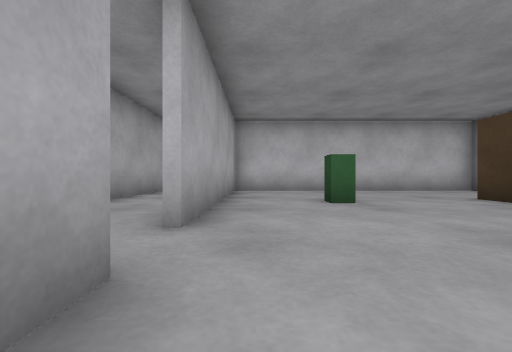
[1] (above)

21 first-person views from a walk through a robot-simulator world made for Gazebo. The camera is 0.5 m above the floor, looks level and sees 90° across. The lines on the ground mark 1 m squares. The floor is counted in squares, 1 m on a side. Each view is taken from the middle of a square. On the plan, view 1 faces up. The plan holds only what a view shows up to about 9 squares ahead; the rest is blank. The place goes on beyond the plan.

[2]
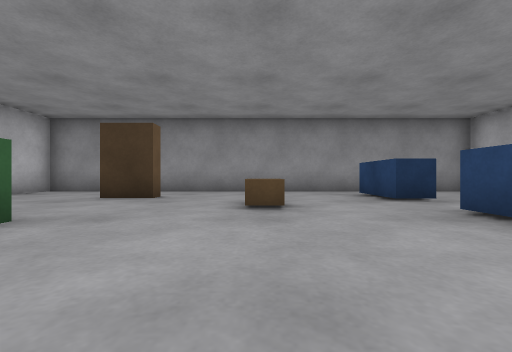

[3]
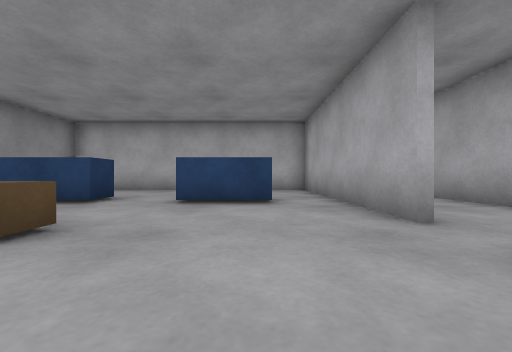

[4]
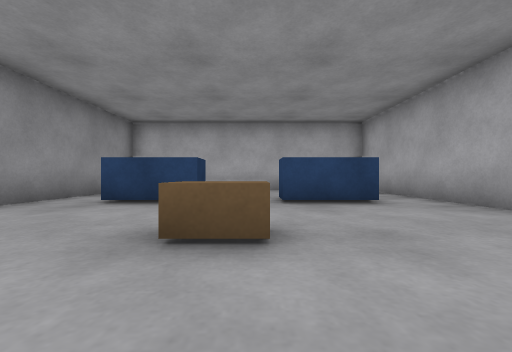

[5]
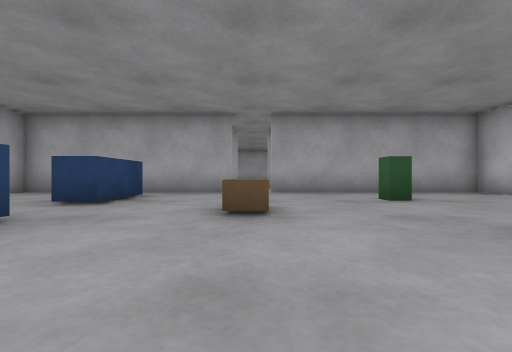

[6]
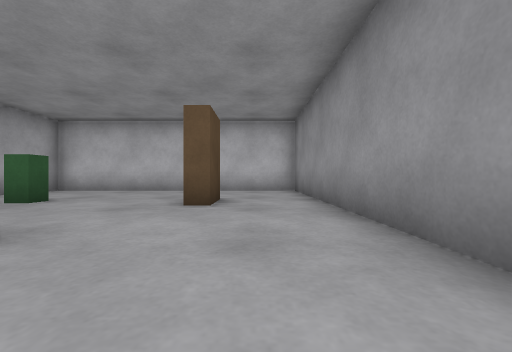

[7]
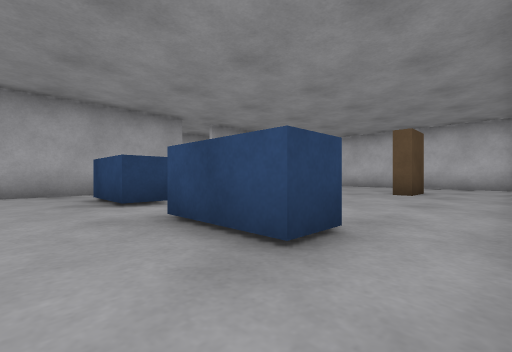

[8]
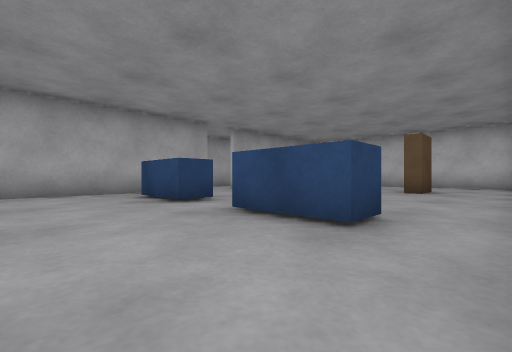

[9]
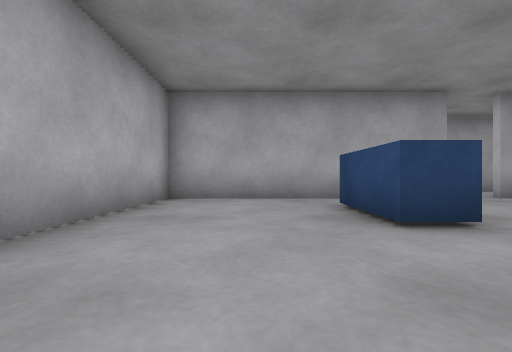

[10]
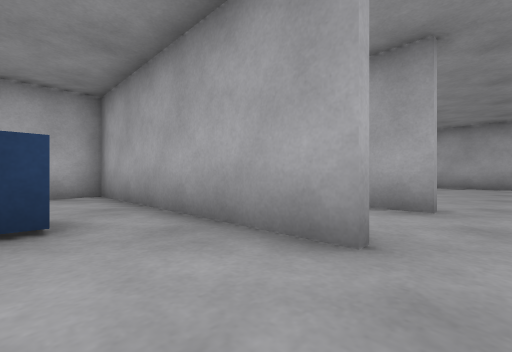

[11]
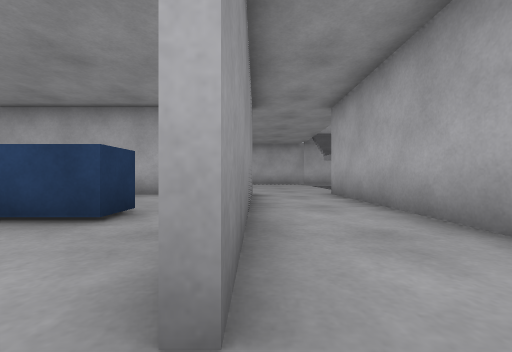

[12]
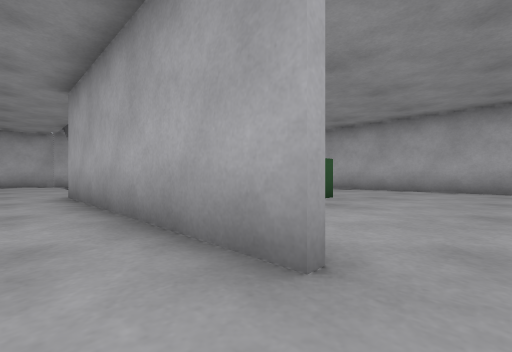

[13]
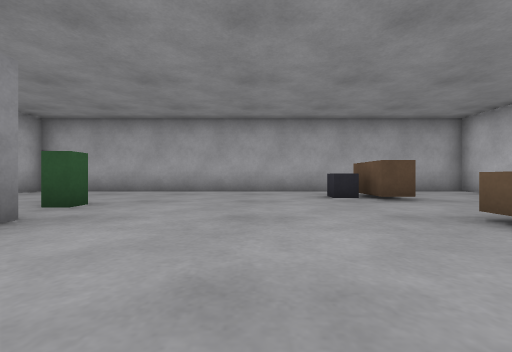

[14]
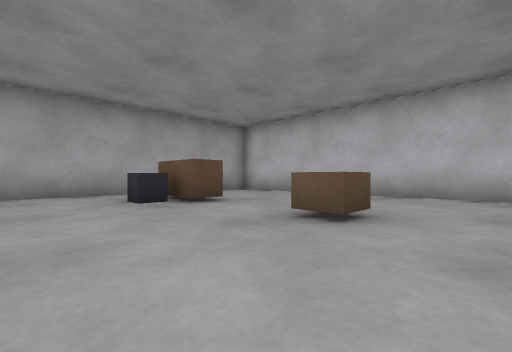

[15]
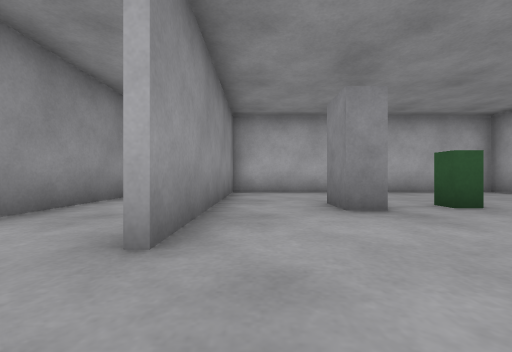

[16]
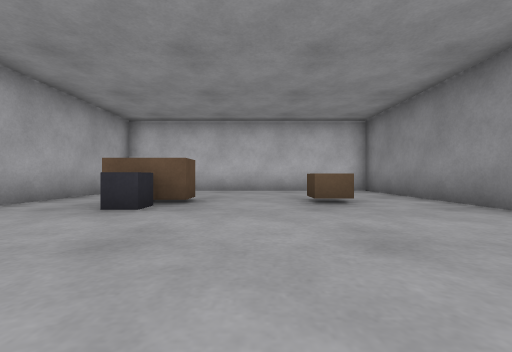

[17]
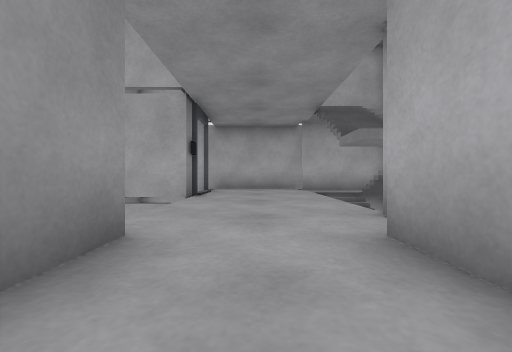

[18]
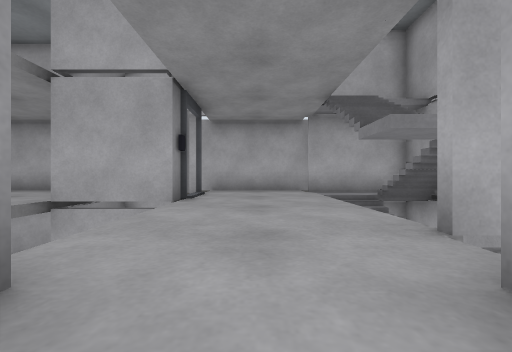

[19]
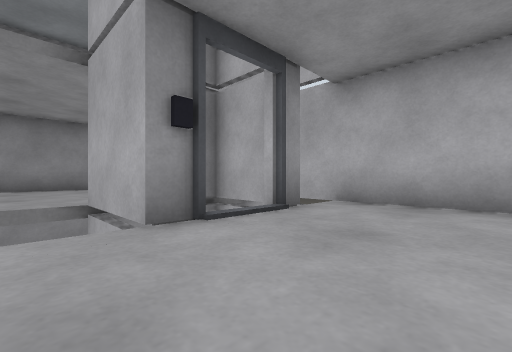

[20]
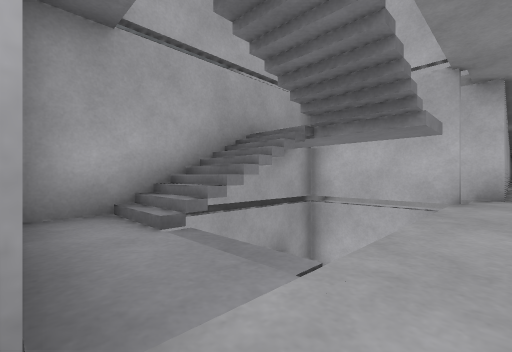

[21]
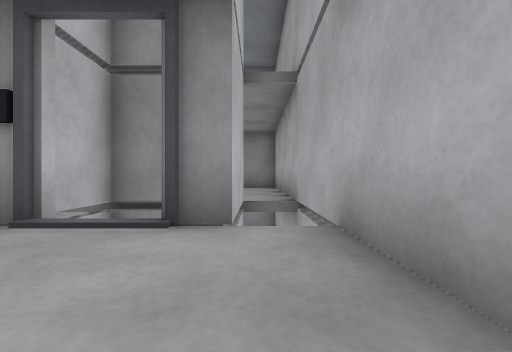

### Floor plan
Key: @ floor where view 1 was taken; # wall or solid block; x gap in a wall; . main floor; - floor 0.4 m lower than the main floor; _ floor 0.9 m lower than the main floor; < floor 1.3 m lower than the main floor; v drop or lower ground; B green box; R brown box; L blue box; G grey box; A dark grey box; P grey post; O other object.
Columns run from 12 left of view 1 to 8 right of it. Each row starts with its distance up from view 1.
  9 ########## ##########
  8 #........# #........#
  7 #........# #........#
  6 #........#.#........#
  5 #.RR..R..#.#..B..R..#
  4 #..G.....#.#........#
  3 #........#.#........#
  2 #..............R....#
  1 #........#.#........#
  0 #........#.#@.......#
 -1 #....BG..#.#.LL.LLL.#
 -2 #........#.#........#
 -3 #........#.#........#
 -4 #.... ...#.#........#
 -5 ##########.##########
 -6      xvvv
 -7      O  v
 -8      O  <.          #
 -9      O  _   Av      #
-10      #  -  PO #     #
-11      #  .  P  #
-12      ####.  vvx
-13         vGGGvv#GGGGG

Where each view was taken, in squares from view 1:
view 1: 0 up, 0 right, facing up
view 2: 2 up, 1 left, facing right
view 3: 4 up, 1 right, facing down
view 4: 4 up, 3 right, facing down
view 5: 2 up, 7 right, facing left
view 6: 0 up, 6 right, facing up
view 7: 3 down, 7 right, facing up-left
view 8: 4 down, 7 right, facing up-left
view 9: 3 down, 5 right, facing left
view 10: 2 up, 1 right, facing down-left
view 11: 2 up, 1 left, facing down
view 12: 2 up, 2 left, facing down-left
view 13: 2 up, 3 left, facing left
view 14: 2 up, 4 left, facing up-left
view 15: 3 up, 4 left, facing down
view 16: 0 up, 7 left, facing up
view 17: 3 down, 2 left, facing down
view 18: 4 down, 2 left, facing down
view 19: 8 down, 3 left, facing down-right
view 20: 12 down, 3 left, facing up-left
view 21: 12 down, 3 left, facing right
